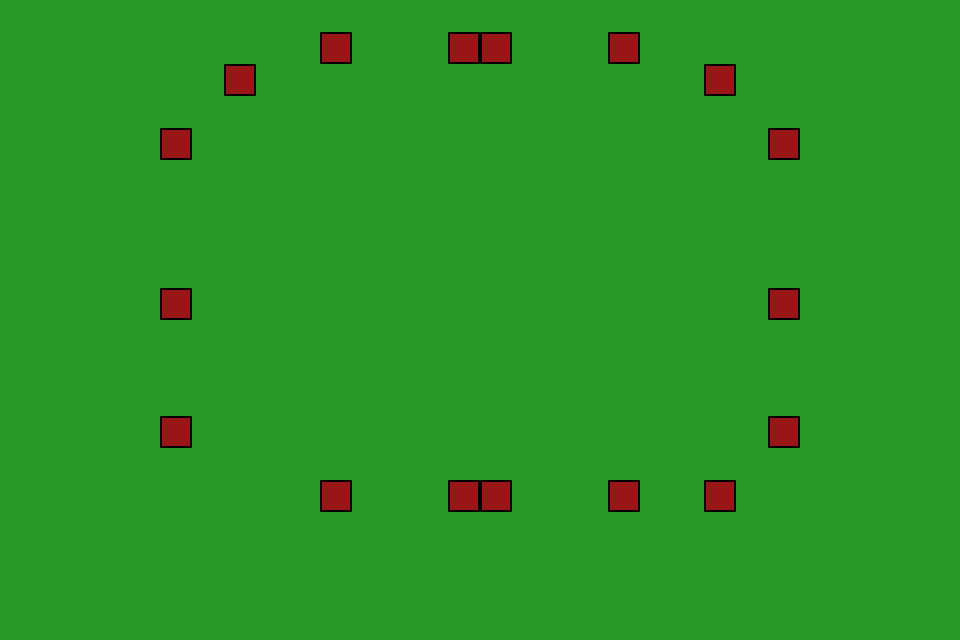

The image is a tile-based game level rendered from a .tmx file. Its description and complete source (layers, tilesets, objects, tile grids) follow:
An orthogonal 30x20 tile map with 32x32 px tiles, 1 tile layer (Objetos) and 16 objects.

<map version="1.10" tiledversion="1.12.2" orientation="orthogonal" renderorder="right-down" width="30" height="20" tilewidth="32" tileheight="32" infinite="0" nextlayerid="4" nextobjectid="25">
 <tileset firstgid="1" source="bloquesprueba.tsx" />
 <layer id="1" name="Objetos" width="30" height="20">
  <data encoding="csv">
1,1,1,1,1,1,1,1,1,1,1,1,1,1,1,1,1,1,1,1,1,1,1,1,1,1,1,1,1,1,
1,1,1,1,1,1,1,1,1,1,2,1,1,1,2,2,1,1,1,2,1,1,1,1,1,1,1,1,1,1,
1,1,1,1,1,1,1,2,1,1,1,1,1,1,1,1,1,1,1,1,1,1,2,1,1,1,1,1,1,1,
1,1,1,1,1,1,1,1,1,1,1,1,1,1,1,1,1,1,1,1,1,1,1,1,1,1,1,1,1,1,
1,1,1,1,1,2,1,1,1,1,1,1,1,1,1,1,1,1,1,1,1,1,1,1,2,1,1,1,1,1,
1,1,1,1,1,1,1,1,1,1,1,1,1,1,1,1,1,1,1,1,1,1,1,1,1,1,1,1,1,1,
1,1,1,1,1,1,1,1,1,1,1,1,1,1,1,1,1,1,1,1,1,1,1,1,1,1,1,1,1,1,
1,1,1,1,1,1,1,1,1,1,1,1,1,1,1,1,1,1,1,1,1,1,1,1,1,1,1,1,1,1,
1,1,1,1,1,1,1,1,1,1,1,1,1,1,1,1,1,1,1,1,1,1,1,1,1,1,1,1,1,1,
1,1,1,1,1,2,1,1,1,1,1,1,1,1,1,1,1,1,1,1,1,1,1,1,2,1,1,1,1,1,
1,1,1,1,1,1,1,1,1,1,1,1,1,1,1,1,1,1,1,1,1,1,1,1,1,1,1,1,1,1,
1,1,1,1,1,1,1,1,1,1,1,1,1,1,1,1,1,1,1,1,1,1,1,1,1,1,1,1,1,1,
1,1,1,1,1,1,1,1,1,1,1,1,1,1,1,1,1,1,1,1,1,1,1,1,1,1,1,1,1,1,
1,1,1,1,1,2,1,1,1,1,1,1,1,1,1,1,1,1,1,1,1,1,1,1,2,1,1,1,1,1,
1,1,1,1,1,1,1,1,1,1,1,1,1,1,1,1,1,1,1,1,1,1,1,1,1,1,1,1,1,1,
1,1,1,1,1,1,1,1,1,1,2,1,1,1,2,2,1,1,1,2,1,1,2,1,1,1,1,1,1,1,
1,1,1,1,1,1,1,1,1,1,1,1,1,1,1,1,1,1,1,1,1,1,1,1,1,1,1,1,1,1,
1,1,1,1,1,1,1,1,1,1,1,1,1,1,1,1,1,1,1,1,1,1,1,1,1,1,1,1,1,1,
1,1,1,1,1,1,1,1,1,1,1,1,1,1,1,1,1,1,1,1,1,1,1,1,1,1,1,1,1,1,
1,1,1,1,1,1,1,1,1,1,1,1,1,1,1,1,1,1,1,1,1,1,1,1,1,1,1,1,1,1
</data>
 </layer>
 <objectgroup id="2" name="Suelo">
  <object id="1" x="0" y="0" width="960" height="640" />
 </objectgroup>
 <objectgroup id="3" name="Obtaculos">
  <object id="2" x="320" y="32" width="32" height="32" />
  <object id="3" x="448" y="32" width="64" height="32" />
  <object id="4" x="608" y="32" width="32" height="32" />
  <object id="5" x="704" y="64" width="32" height="32" />
  <object id="6" x="768" y="128" width="32" height="32" />
  <object id="7" x="768" y="288" width="32" height="32" />
  <object id="8" x="768" y="416" width="32" height="32" />
  <object id="10" x="704" y="480" width="32" height="32" />
  <object id="11" x="608" y="480" width="32" height="32" />
  <object id="12" x="448" y="480" width="64" height="32" />
  <object id="13" x="320" y="480" width="32" height="32" />
  <object id="21" x="224" y="64" width="32" height="32" />
  <object id="22" x="160" y="128" width="32" height="32" />
  <object id="23" x="160" y="288" width="32" height="32" />
  <object id="24" x="160" y="416" width="32" height="32" />
 </objectgroup>
</map>
